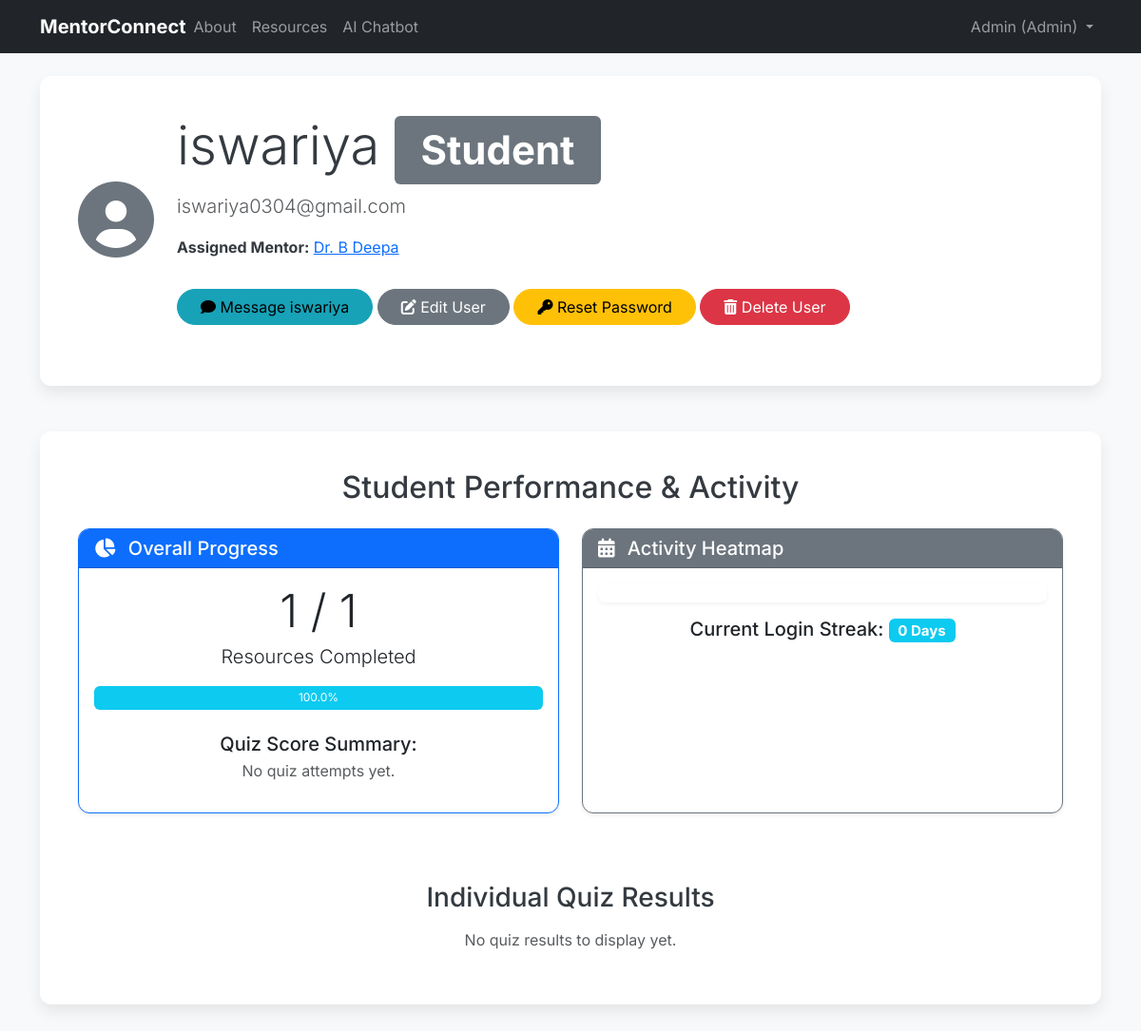
Page /profile/iswariya (signed in) on the committed database.
### app/models.py (models this page shows, shortened)
class User(db.Model, UserMixin):
    id = db.Column(db.Integer, primary_key=True)
    username = db.Column(db.String(20), unique=True, nullable=False)
    email = db.Column(db.String(120), unique=True, nullable=False)
    password = db.Column(db.String(60), nullable=False)
    role = db.Column(db.String(10), nullable=False, default='student') # 'admin', 'mentor', 'student'
    bio = db.Column(db.Text, nullable=True)
    expertise_areas = db.Column(db.String(200), nullable=True)
    contact_preference = db.Column(db.String(50), nullable=True)
    last_login = db.Column(db.DateTime, nullable=True) # For streak and heatmap
    last_activity = db.Column(db.DateTime, nullable=True) # For general activity tracking
    mentor_id = db.Column(db.Integer, db.ForeignKey('user.id'), nullable=True)
    students = db.relationship('User', foreign_keys=[mentor_id], backref=db.backref('assigned_mentor', remote_side=[id]), lazy='dynamic')
    sent_messages = db.relationship('Message', foreign_keys='Message.sender_id', backref='sender', lazy='dynamic')
    received_messages = db.relationship('Message', foreign_keys='Message.receiver_id', backref='receiver', lazy='dynamic')
    sessions_logged_as_mentor = db.relationship(
        'SessionLog',
        foreign_keys='SessionLog.mentor_id',
        backref='mentor_of_session',
        lazy='dynamic'
    )
    created_resources = db.relationship('Resource', backref='creator', lazy='dynamic')
    quizzes_created = db.relationship('Quiz', backref='creator', lazy='dynamic')
    resource_completions = db.relationship('StudentResourceCompletion', backref='student_user', lazy='dynamic')
    quiz_attempts = db.relationship('QuizAttempt', backref='student_user', lazy='dynamic')
    def is_admin(self):
        return self.role == 'admin'
    def is_student(self):
        return self.role == 'student'
    @hybrid_property
    def daily_activity_dates(self):
        login_dates = [self.last_login.date()] if self.last_login else []
        resource_dates = [rc.completed_at.date() for rc in self.resource_completions.all()]
        quiz_dates = [qa.attempt_date.date() for qa in self.quiz_attempts.all()]
        all_dates = sorted(list(set(login_dates + resource_dates + quiz_dates)))
        activity_counts = {}
        for d in all_dates:
            activity_counts[d.isoformat()] = activity_counts.get(d.isoformat(), 0) + 1 # Simple count, can be weighted
        return activity_counts
    def calculate_streak(self):
        activity_dates_str = self.daily_activity_dates # This will call the hybrid property to get processed dates
        if not activity_dates_str:
            return 0
        all_dates = sorted([datetime.fromisoformat(d).date() for d in activity_dates_str.keys()])
        if not all_dates:
            return 0
        today = date.today()
        has_today_activity = today in all_dates
        has_yesterday_activity = (today - timedelta(days=1)) in all_dates
        if not has_today_activity and not has_yesterday_activity:
            return 0 # No activity today or yesterday, streak broken

### app/routes.py (the view, shortened to what this page needs)
@main.route("/profile/<string:username>")
@login_required
def user_profile(username):
    user = User.query.filter_by(username=username).first_or_404()
    if current_user.is_authenticated and current_user.id == user.id:
        user.last_activity = datetime.utcnow()
        db.session.commit()
    quiz_scores = []
    total_possible_score = 0
    modules_completed_count = user.resource_completions.count() # Count completed resources
    total_resources = Resource.query.count()
    if user.is_student():
        all_quizzes = Quiz.query.all()
        for quiz in all_quizzes:
            total_possible_score += quiz.questions.count() # Each question assumed to be 1 point
        quiz_attempts = user.quiz_attempts.order_by(QuizAttempt.attempt_date.desc()).all()
    heatmap_data = {}
    today = date.today()
    for i in range(365):
        d = today - timedelta(days=i)
        heatmap_data[d.isoformat()] = 0
    login_dates_query = db.session.query(User.last_login).filter(User.id == user.id, User.last_login != None).all()
    resource_completion_dates_query = db.session.query(StudentResourceCompletion.completed_at).filter(StudentResourceCompletion.student_id == user.id).all()
    quiz_attempt_dates_query = db.session.query(QuizAttempt.attempt_date).filter(QuizAttempt.student_id == user.id).all()
    for row in login_dates_query:
        if row.last_login:
            day_str = row.last_login.date().isoformat()
            heatmap_data[day_str] = heatmap_data.get(day_str, 0) + 1
    for row in resource_completion_dates_query:
        if row.completed_at:
            day_str = row.completed_at.date().isoformat()
            heatmap_data[day_str] = heatmap_data.get(day_str, 0) + 1
    for row in quiz_attempt_dates_query:
        if row.attempt_date:
            day_str = row.attempt_date.date().isoformat()
            heatmap_data[day_str] = heatmap_data.get(day_str, 0) + 1
    processed_heatmap_data = []
    for d_str, count in heatmap_data.items():
        d_obj = date.fromisoformat(d_str)
        if d_obj >= (today - timedelta(days=364)) and d_obj <= today:
             processed_heatmap_data.append({'date': d_str, 'value': count})
    login_streak = user.calculate_streak()
    return render_template('user_profile.html', user=user, title=f"{user.username}'s Profile",
                           quiz_scores=quiz_scores,
                           total_possible_score=total_possible_score,
                           modules_completed_count=modules_completed_count,
                           total_resources=total_resources,
                           heatmap_data=json.dumps(processed_heatmap_data),
                           login_streak=login_streak)

### app/templates/user_profile.html (shortened to what this page needs)
{% extends "base.html" %}
{% block content %}
    <div class="content-section mb-4">
        <div class="row align-items-center mb-4">
            <div class="col-md-auto text-center text-md-start">
                <i class="fas fa-user-circle fa-5x text-secondary"></i>
            </div>
            <div class="col-md">
                <h1 class="display-4">{{ user.username }} <span class="badge bg-secondary">{{ user.role | capitalize }}</span></h1>
                <p class="lead text-muted">{{ user.email }}</p>
                {% if user.is_student() and user.assigned_mentor %}
                    <p><strong>Assigned Mentor:</strong> <a href="{{ url_for('main.user_profile', username=user.assigned_mentor.username) }}">{{ user.assigned_mentor.username }}</a></p>
                {% elif user.is_mentor() and user.students.count() > 0 %}
                    <p><strong>Mentoring:</strong> {{ user.students.count() }} students</p>
                {% endif %}
                {% if current_user.is_authenticated and current_user.id != user.id %}
                    <a href="{{ url_for('main.messages', other_user_id=user.id) }}" class="btn btn-info rounded-pill mt-3 px-4">
                        <i class="fas fa-comment"></i> Message {{ user.username }}
                    </a>
                {% endif %}
                {% if current_user.is_admin() and current_user.id != user.id %}
                    <a href="{{ url_for('main.edit_user', user_id=user.id) }}" class="btn btn-secondary rounded-pill mt-3 px-4">
                        <i class="fas fa-edit"></i> Edit User
                    </a>
                    <a href="{{ url_for('main.set_user_password', user_id=user.id) }}" class="btn btn-warning rounded-pill mt-3 px-4">
                        <i class="fas fa-key"></i> Reset Password
                    </a>
                    <form action="{{ url_for('main.delete_user', user_id=user.id) }}" method="POST" onsubmit="return confirm('Are you sure you want to delete this user? This cannot be undone and will delete all associated data.');" class="d-inline">
                        <button type="submit" class="btn btn-danger rounded-pill mt-3 px-4">
                            <i class="fas fa-trash-alt"></i> Delete User
                        </button>
                    </form>
                {% endif %}
            </div>
        </div>
    </div>
    {% if user.is_student() %}
        <div class="content-section mt-5">
            <h2 class="mb-4 text-center">Student Performance & Activity</h2>
            <div class="row">
                <div class="col-md-6 mb-4">
                    <div class="card h-100 shadow-sm border-primary">
                        <div class="card-header bg-primary text-white">
                            <h5 class="mb-0"><i class="fas fa-chart-pie me-2"></i> Overall Progress</h5>
                        </div>
                        <div class="card-body text-center">
                            <p class="display-5 mb-1">
                                {{ modules_completed_count }} / {{ total_resources }}
                            </p>
                            <p class="lead">Resources Completed</p>
                            {% if total_resources > 0 %}
                                {% set resource_completion_percentage = (modules_completed_count / total_resources) * 100 %}
                                <div class="progress" role="progressbar" aria-label="Resource Completion" aria-valuenow="{{ resource_completion_percentage }}" aria-valuemin="0" aria-valuemax="100" style="height: 25px;">
                                    <div class="progress-bar bg-info" style="width: {{ resource_completion_percentage }}%">{{ resource_completion_percentage | round(1) }}%</div>
                                </div>
                            {% else %}
                                <p class="text-muted">No resources available to complete.</p>
                            {% endif %}
                            <h5 class="mt-4 mb-1">Quiz Score Summary:</h5>
                            {% if quiz_scores %}
                                {% set overall_score = 0 %}
                                {% set overall_total = 0 %}
                                {% for score_data in quiz_scores %}
                                    {% set overall_score = overall_score + score_data.score %}
                                    {% set overall_total = overall_total + score_data.total %}
                                {% endfor %}
                                {% if overall_total > 0 %}
                                    {% set overall_percentage = (overall_score / overall_total) * 100 %}
                                    <p class="display-5 mb-1">{{ overall_score }} / {{ overall_total }}</p>
                                    <p class="lead">Total Quiz Points Earned</p>
                                    <div class="progress" role="progressbar" aria-label="Overall Quiz Score" aria-valuenow="{{ overall_percentage }}" aria-valuemin="0" aria-valuemax="100" style="height: 25px;">
                                        <div class="progress-bar bg-warning text-dark" style="width: {{ overall_percentage }}%">{{ overall_percentage | round(1) }}%</div>
                                    </div>
                                {% else %}
                                    <p class="text-muted">No quiz attempts yet.</p>
                                {% endif %}
                                <a href="{{ url_for('main.student_dashboard') }}" class="btn btn-outline-primary rounded-pill mt-3"><i class="fas fa-question-circle me-2"></i> View Quizzes</a>
                            {% else %}
                                <p class="text-muted">No quiz attempts yet.</p>
                            {% endif %}
                        </div>
                    </div>
                </div>
                <div class="col-md-6 mb-4">
                    <div class="card h-100 shadow-sm border-secondary">
                        <div class="card-header bg-secondary text-white">
                            <h5 class="mb-0"><i class="fas fa-calendar-alt me-2"></i> Activity Heatmap</h5>
                        </div>
                        <div class="card-body">
                            <div id="heatmap-container" class="w-100 overflow-auto">
                            </div>
                            <h5 class="text-center mt-3">Current Login Streak: <span class="badge bg-info">{{ login_streak }} Days</span></h5>
                        </div>
                    </div>
                </div>
            </div>
            <div class="mt-5">
                <h3 class="mb-3 text-center">Individual Quiz Results</h3>
                {% if quiz_scores %}
                    <div class="list-group">
                        {% for score_data in quiz_scores %}
                            <div class="list-group-item d-flex justify-content-between align-items-center">
                                <div>
                                    <h5 class="mb-1">{{ score_data.quiz_title }}</h5>
                                    <small class="text-muted">Score: {{ score_data.score }} / {{ score_data.total }} ({{ score_data.percentage | round(1) }}%)</small>
                                </div>
                                <a href="{{ url_for('main.view_quiz_attempt', attempt_id=loop.index0 + 1) }}" class="btn btn-sm btn-outline-primary rounded-pill">View Details</a>
                            </div>
                        {% endfor %}
                    </div>
                {% else %}
                    <p class="text-muted text-center">No quiz results to display yet.</p>
                {% endif %}
            </div>
        </div>
    {% endif %}
{% endblock content %}

### app/templates/base.html (shortened to what this page needs)
<!DOCTYPE html>
<html lang="en">
<head>
    <link href="https://cdn.jsdelivr.net/npm/bootstrap@5.3.0/dist/css/bootstrap.min.css" rel="stylesheet">
    <link rel="stylesheet" href="https://cdnjs.cloudflare.com/ajax/libs/font-awesome/6.0.0-beta3/css/all.min.css">
    <link rel="stylesheet" href="{{ url_for('static', filename='css/style.css') }}">
</head>
<body>
    <header class="site-header mb-4">
        <nav class="navbar navbar-expand-lg navbar-dark bg-dark">
            <div class="container">
                <a class="navbar-brand me-auto" href="{{ url_for('main.home') }}">MentorConnect</a>
                <div class="collapse navbar-collapse" id="navbarNav">
                    <ul class="navbar-nav me-auto">
                        <li class="nav-item">
                            <a class="nav-link" href="{{ url_for('main.about') }}">About</a>
                        </li>
                        <li class="nav-item">
                            <a class="nav-link" href="{{ url_for('main.view_resources') }}">Resources</a>
                        </li>
                        <li class="nav-item">
                            <a class="nav-link" href="{{ url_for('main.chatbot_page') }}">AI Chatbot</a>
                        </li>
                    </ul>
                    <ul class="navbar-nav">
                        {% if current_user.is_authenticated %}
                            <li class="nav-item dropdown">
                                <a class="nav-link dropdown-toggle" href="#" id="navbarDropdown" role="button" data-bs-toggle="dropdown" aria-expanded="false">
                                    {{ current_user.username }} ({{ current_user.role | capitalize }})
                                </a>
                            </li>
                        {% endif %}
                    </ul>
                </div>
            </div>
        </nav>
    </header>
    <main role="main" class="container">
        {% block content %}{% endblock %}
    </main>
</body>
</html>

### app/static/css/style.css (style rules this page uses)
body { font-family: 'Inter', sans-serif; background-color: #f8f9fa; color: #343a40; }
.site-header { margin-bottom: 2rem; }
.navbar-brand { font-weight: 700; }
.content-section { background: #ffffff; padding: 2.5rem; border-radius: 0.75rem; margin-bottom: 2rem; box-shadow: 0 0.5rem 1rem rgba(0, 0, 0, 0.08); }
.form-control, .form-select, .btn { border-radius: 0.5rem; }
.btn-info { background-color: #17a2b8; border-color: #17a2b8; }
.card { border-radius: 0.75rem; overflow: hidden; }
#heatmap-container { padding: 10px; background-color: #fff; border-radius: 8px; box-shadow: 0 2px 4px rgba(0,0,0,0.05); }

### rows in the picture
User: username "Admin", role "Admin"
User: username "iswariya", role "Student", email "iswariya0304@gmail.com"
User: assigned_mentor.username "Dr. B Deepa"

### other values in the picture
{{ modules_completed_count }} "1"
{{ total_resources }} "1"
{{ resource_completion_percentage | round(1) }} "100.0"
{{ login_streak }} "0"
